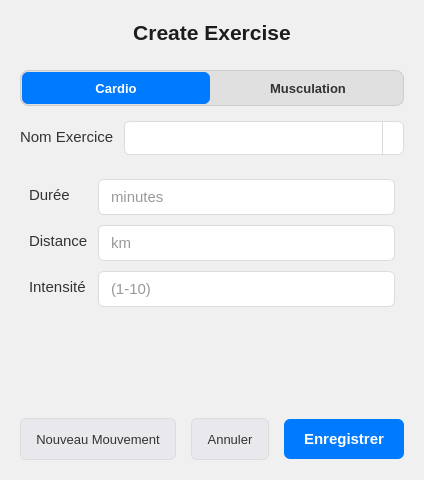
<?xml version="1.0" encoding="UTF-8"?>
<ui version="4.0">
 <class>ExerciseCreator</class>
 <widget class="QWidget" name="ExerciseCreator">
  <property name="geometry">
   <rect>
    <x>0</x>
    <y>0</y>
    <width>420</width> <!-- Adjusted width -->
    <height>480</height> <!-- Adjusted height -->
   </rect>
  </property>
  <property name="windowTitle">
   <string>Tracker2Perf - Create Exercise</string> <!-- Updated Title -->
  </property>
  <property name="styleSheet">
   <string>/* === Main Widget === */
#ExerciseCreator {
    background-color: #F0F0F0;
}

/* === Labels === */
QLabel {
    font-size: 11pt;
    color: #333333;
    /* font-family: -apple-system, BlinkMacSystemFont, "Segoe UI", Roboto, Helvetica, Arial, sans-serif; */
}

#titleLabel {
    font-size: 16pt;
    font-weight: bold;
    color: #1c1c1e;
    padding-bottom: 10px;
}

QFormLayout QLabel {
    padding-top: 5px;
}

/* === Line Edits === */
QLineEdit {
    background-color: #FFFFFF;
    border: 1px solid #DCDCDC;
    border-radius: 6px;
    padding: 6px 10px;
    min-height: 22px;
    font-size: 11pt;
    color: #333333;
}
QLineEdit:focus {
    border: 1px solid #007AFF;
}
QLineEdit[placeholderText] {
    color: #AAAAAA;
}

/* === Combo Box === */
QComboBox {
    background-color: #FFFFFF;
    border: 1px solid #DCDCDC;
    border-radius: 6px;
    padding: 5px 10px; /* Adjusted padding for combo box */
    min-height: 22px; /* Match LineEdit */
    font-size: 11pt;
    color: #333333;
}
QComboBox:focus {
    border: 1px solid #007AFF;
}
QComboBox:on { /* shift the text when the popup opens */
    padding-top: 3px;
    padding-left: 4px;
}
/* Style the dropdown arrow */
QComboBox::drop-down {
    subcontrol-origin: padding;
    subcontrol-position: top right;
    width: 20px;
    border-left-width: 1px;
    border-left-color: #DCDCDC;
    border-left-style: solid;
    border-top-right-radius: 6px;
    border-bottom-right-radius: 6px;
}
QComboBox::down-arrow {
     image: url(noexist.png); /* Placeholder - Use a real icon */
     width: 12px;
     height: 12px;
}
/* Style the dropdown list */
QComboBox QAbstractItemView {
    border: 1px solid #DCDCDC;
    background-color: #FFFFFF;
    selection-background-color: #007AFF;
    selection-color: #FFFFFF;
    color: #333333;
    padding: 4px;
}


/* === Segmented Buttons === */
#typeSelectorWidget {
    background-color: #E0E0E0;
    border-radius: 8px;
    border: 1px solid #cccccc;
}
#cardioButton, #musculationButton {
    background-color: transparent;
    color: #333333;
    border: none;
    padding: 6px 18px;
    font-size: 10pt;
    font-weight: 500;
    min-height: 20px;
    border-radius: 6px;
    margin: 2px;
}
#cardioButton:hover, #musculationButton:hover {
     background-color: rgba(0, 0, 0, 0.05);
}
#cardioButton:checked, #musculationButton:checked {
    background-color: #007AFF;
    color: #FFFFFF;
}


/* === Standard Action Buttons === */
/* Save Button (Primary) */
QPushButton#saveButton {
    background-color: #007AFF;
    color: #FFFFFF;
    border: none;
    border-radius: 6px;
    padding: 8px 20px;
    min-height: 24px;
    font-size: 11pt;
    font-weight: 500;
}
QPushButton#saveButton:hover { background-color: #3395FF; }
QPushButton#saveButton:pressed { background-color: #005ECB; }
QPushButton#saveButton:disabled { background-color: #DCDCDC; color: #A0A0A0; }

/* Cancel and AddNewMovement Buttons (Secondary) */
QPushButton#cancelButton, QPushButton#addNewMovementButton {
    background-color: #E9E9ED;
    color: #333333;
    border: 1px solid #DCDCDC;
    border-radius: 6px;
    padding: 8px 15px; /* Adjusted padding */
    min-height: 24px;
    font-size: 10pt; /* Slightly smaller font for secondary */
    font-weight: normal;
}
QPushButton#cancelButton:hover, QPushButton#addNewMovementButton:hover {
     background-color: #DDDDDF; border-color: #CFCFCF;
}
QPushButton#cancelButton:pressed, QPushButton#addNewMovementButton:pressed {
     background-color: #D5D5D7;
}

/* === Stacked Widget Pages === */
#cardioPage, #musculationPage {
    background-color: transparent;
}
   </string>
  </property>
  <layout class="QVBoxLayout" name="mainVLayout">
   <property name="spacing">
    <number>15</number>
   </property>
   <property name="leftMargin">
    <number>20</number>
   </property>
   <property name="topMargin">
    <number>20</number>
   </property>
   <property name="rightMargin">
    <number>20</number>
   </property>
   <property name="bottomMargin">
    <number>20</number>
   </property>
   <item>
    <widget class="QLabel" name="titleLabel">
     <property name="text">
      <string>Create Exercise</string>
     </property>
     <property name="alignment">
      <set>Qt::AlignmentFlag::AlignCenter</set>
     </property>
    </widget>
   </item>
   <item>
    <widget class="QWidget" name="typeSelectorWidget" native="true">
     <property name="sizePolicy">
      <sizepolicy hsizetype="Preferred" vsizetype="Fixed">
       <horstretch>0</horstretch>
       <verstretch>0</verstretch>
      </sizepolicy>
     </property>
     <layout class="QHBoxLayout" name="typeSelectorHLayout">
      <property name="spacing">
       <number>0</number>
      </property>
      <property name="leftMargin">
       <number>0</number>
      </property>
      <property name="topMargin">
       <number>0</number>
      </property>
      <property name="rightMargin">
       <number>0</number>
      </property>
      <property name="bottomMargin">
       <number>0</number>
      </property>
      <item>
       <widget class="QPushButton" name="cardioButton">
        <property name="text"><string>Cardio</string></property>
        <property name="checkable"><bool>true</bool></property>
        <property name="checked"><bool>true</bool></property>
        <property name="autoExclusive"><bool>true</bool></property>
       </widget>
      </item>
      <item>
       <widget class="QPushButton" name="musculationButton">
        <property name="text"><string>Musculation</string></property>
        <property name="checkable"><bool>true</bool></property>
        <property name="autoExclusive"><bool>true</bool></property>
       </widget>
      </item>
     </layout>
    </widget>
   </item>
   <item>
    <layout class="QFormLayout" name="commonFormLayout">
     <property name="labelAlignment">
      <set>Qt::AlignmentFlag::AlignLeading|Qt::AlignmentFlag::AlignLeft|Qt::AlignmentFlag::AlignVCenter</set>
     </property>
     <property name="horizontalSpacing">
      <number>10</number>
     </property>
     <property name="verticalSpacing">
      <number>10</number>
     </property>
     <item row="0" column="0"> <!-- Changed row back to 0 -->
      <widget class="QLabel" name="nomExerciceLabel">
       <property name="text">
        <string>Nom Exercice</string> <!-- Corrected Text -->
       </property>
      </widget>
     </item>
     <item row="0" column="1"> <!-- Changed row back to 0 -->
      <widget class="QComboBox" name="nomExerciceComboBox"> <!-- Renamed ComboBox -->
       <property name="sizePolicy">
        <sizepolicy hsizetype="Expanding" vsizetype="Fixed"> <!-- Allow expansion, Fixed height -->
         <horstretch>0</horstretch>
         <verstretch>0</verstretch>
        </sizepolicy>
       </property>
       <property name="styleSheet">
        <string notr="true"/> <!-- Removed inline style -->
       </property>
       <property name="editable"> <!-- Allow user input/filtering? -->
          <bool>true</bool>
       </property>
       <property name="insertPolicy"> <!-- How to handle edits -->
           <enum>QComboBox::NoInsert</enum> <!-- Or FilteredList? -->
       </property>
       <!-- Items should be populated from Python -->
       <!-- Placeholder items removed -->
      </widget>
     </item>
    </layout>
   </item>
   <item>
    <widget class="QStackedWidget" name="inputStackedWidget">
     <property name="currentIndex">
      <number>0</number> <!-- Default back to Cardio -->
     </property>
     <widget class="QWidget" name="cardioPage">
      <layout class="QFormLayout" name="cardioFormLayout">
       <property name="labelAlignment">
        <set>Qt::AlignmentFlag::AlignLeading|Qt::AlignmentFlag::AlignLeft|Qt::AlignmentFlag::AlignVCenter</set>
       </property>
       <property name="horizontalSpacing">
        <number>10</number>
       </property>
       <property name="verticalSpacing">
        <number>10</number>
       </property>
       <item row="0" column="0">
        <widget class="QLabel" name="dureeLabel">
         <property name="text"><string>Durée</string></property>
        </widget>
       </item>
       <item row="0" column="1">
        <widget class="QLineEdit" name="dureeLineEdit">
         <property name="placeholderText"><string>minutes</string></property>
        </widget>
       </item>
       <item row="1" column="0">
        <widget class="QLabel" name="distanceLabel">
         <property name="text"><string>Distance</string></property>
        </widget>
       </item>
       <item row="1" column="1">
        <widget class="QLineEdit" name="distanceLineEdit">
         <property name="placeholderText"><string>km</string></property>
        </widget>
       </item>
       <item row="2" column="0">
        <widget class="QLabel" name="intensiteLabel">
         <property name="text"><string>Intensité</string></property>
        </widget>
       </item>
       <item row="2" column="1">
        <widget class="QLineEdit" name="intensiteLineEdit">
         <property name="placeholderText"><string>(1-10)</string></property>
        </widget>
       </item>
      </layout>
     </widget>
     <widget class="QWidget" name="musculationPage">
      <layout class="QFormLayout" name="musculationFormLayout">
       <property name="labelAlignment">
        <set>Qt::AlignmentFlag::AlignLeading|Qt::AlignmentFlag::AlignLeft|Qt::AlignmentFlag::AlignVCenter</set>
       </property>
       <property name="horizontalSpacing">
        <number>10</number>
       </property>
       <property name="verticalSpacing">
        <number>10</number>
       </property>
       <item row="0" column="0">
        <widget class="QLabel" name="rpeLabel">
         <property name="text"><string>RPE</string></property>
        </widget>
       </item>
       <item row="0" column="1">
        <widget class="QLineEdit" name="rpeLineEdit">
         <property name="toolTip"><string>Rate of Perceived Exertion (1-10)</string></property>
         <property name="placeholderText"><string>(1-10)</string></property>
        </widget>
       </item>
       <item row="1" column="0">
        <widget class="QLabel" name="setsLabel">
         <property name="text"><string>Séries</string></property>
        </widget>
       </item>
       <item row="1" column="1">
        <widget class="QLineEdit" name="setsLineEdit">
         <property name="placeholderText"><string>e.g., 3</string></property>
        </widget>
       </item>
       <item row="2" column="0">
        <widget class="QLabel" name="repsLabel">
         <property name="text"><string>Répétitions</string></property>
        </widget>
       </item>
       <item row="2" column="1">
        <widget class="QLineEdit" name="repsLineEdit">
         <property name="placeholderText"><string>e.g., 10</string></property>
        </widget>
       </item>
       <item row="3" column="0">
        <widget class="QLabel" name="poidsLabel">
         <property name="text"><string>Poids (kg)</string></property>
        </widget>
       </item>
       <item row="3" column="1">
        <widget class="QLineEdit" name="poidsLineEdit">
         <property name="placeholderText"><string>e.g., 70.5</string></property>
        </widget>
       </item>
      </layout>
     </widget>
    </widget>
   </item>
   <item>
    <spacer name="verticalSpacer">
     <property name="orientation">
      <enum>Qt::Orientation::Vertical</enum>
     </property>
     <property name="sizeType">
      <enum>QSizePolicy::Policy::Expanding</enum>
     </property>
     <property name="sizeHint" stdset="0">
      <size>
       <width>20</width>
       <height>40</height>
      </size>
     </property>
    </spacer>
   </item>
   <item>
    <layout class="QHBoxLayout" name="buttonBoxHLayout">
     <item>
      <widget class="QPushButton" name="addNewMovementButton"> <!-- Renamed pushButton -->
       <property name="sizePolicy">
        <sizepolicy hsizetype="Preferred" vsizetype="Fixed"> <!-- Use Fixed height -->
         <horstretch>0</horstretch>
         <verstretch>0</verstretch>
        </sizepolicy>
       </property>
       <property name="styleSheet">
        <string notr="true"/> <!-- Removed inline style -->
       </property>
       <property name="text">
        <string>Nouveau Mouvement</string> <!-- Changed Text -->
       </property>
       <property name="toolTip">
        <string>Ajouter un nouveau type de mouvement à la liste globale</string> <!-- Added tooltip -->
       </property>
      </widget>
     </item>
     <item>
      <spacer name="horizontalSpacer">
       <property name="orientation">
        <enum>Qt::Orientation::Horizontal</enum>
       </property>
       <property name="sizeHint" stdset="0">
        <size>
         <width>40</width>
         <height>20</height>
        </size>
       </property>
      </spacer>
     </item>
     <item>
      <widget class="QPushButton" name="cancelButton">
       <property name="text"><string>Annuler</string></property> <!-- Changed Text -->
      </widget>
     </item>
     <item>
      <widget class="QPushButton" name="saveButton">
       <property name="text"><string>Enregistrer</string></property> <!-- Changed Text -->
        <property name="default"><bool>true</bool></property> <!-- Made Save default -->
      </widget>
     </item>
    </layout>
   </item>
  </layout>
 </widget>
 <resources/>
 <connections/>
</ui>
